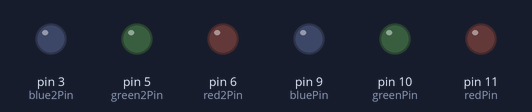
Recording of a sketch running on a simulated Arduino Uno, built with avr-gcc and run on an emulated ATmega328P. On the bench: output pins drawn as LEDs (lit = HIGH).

Above: at 0.15 s.
At 10.16 s:
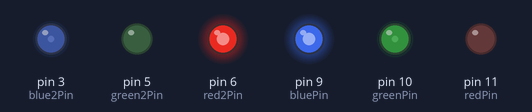
Timing chart, 0 to 10.0 s (numbered marks = the images above):
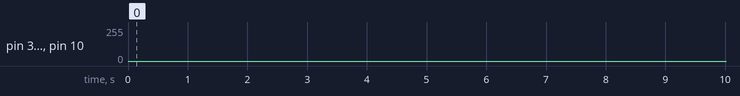

The sketch:

LEDAllRGB.ino
```cpp
const int redPin = 11;
const int greenPin = 10;
const int bluePin = 9;

const int red2Pin = 6;
const int green2Pin = 5;
const int blue2Pin = 3;

void setup() {
  // Start off with the LED off.
  setColourRgb(0,0,0);
}

void loop() {
  unsigned int rgbColour[3];

  // Start off with red.
  rgbColour[0] = 255;
  rgbColour[1] = 0;
  rgbColour[2] = 0;

  // Choose the colours to increment and decrement.
  for (int decColour = 0; decColour < 3; decColour += 1) {
    int incColour = decColour == 2 ? 0 : decColour + 1;

    // cross-fade the two colours.
    for(int i = 0; i < 255; i += 1) {
      rgbColour[decColour] -= 1;
      rgbColour[incColour] += 1;

      setColourRgb(rgbColour[0], rgbColour[1], rgbColour[2]);
      setColourRgb2(rgbColour[2], rgbColour[0], rgbColour[1]);
      delay(5);
    }
  }
}

void setColourRgb(unsigned int red, unsigned int green, unsigned int blue) {
  analogWrite(redPin, red);
  analogWrite(greenPin, green);
  analogWrite(bluePin, blue);
 }

 void setColourRgb2(unsigned int red, unsigned int green, unsigned int blue) {
  analogWrite(red2Pin, red);
  analogWrite(green2Pin, green);
  analogWrite(blue2Pin, blue);
 }
```
